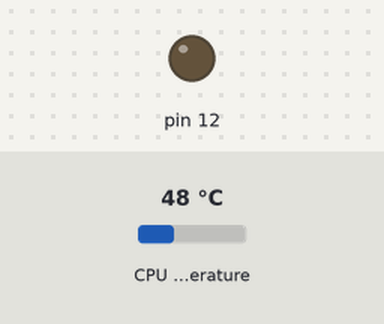
A program run on a simulated Raspberry Pi (header pin numbers). Shown: output pins drawn as LEDs (lit = HIGH). Inputs (shaded band) come from the test bench; at power-on: CPU temperature 48 °C. What the program prints to the terminal is not drawn.

Above: at 1.2 s.
1.3 s: CPU temperature set to 53 °C
3.4 s: CPU temperature set to 56 °C
At 5.3 s:
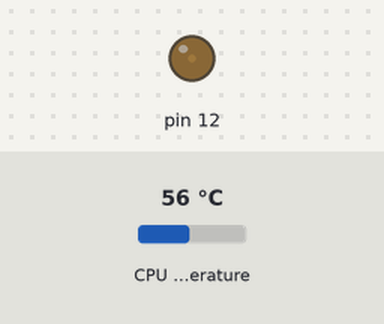
8.5 s: CPU temperature set to 31 °C
At 9.0 s:
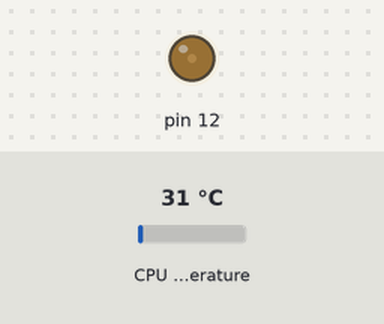
10.6 s: CPU temperature set to 58 °C
At 16.0 s:
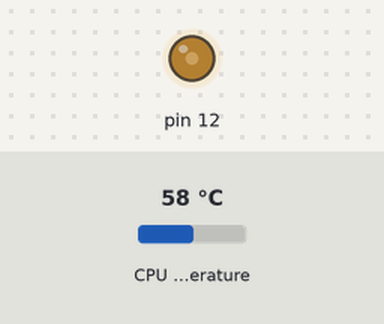
Timing chart, 0 to 24.2 s (numbered marks = the images above; inputs shaded):
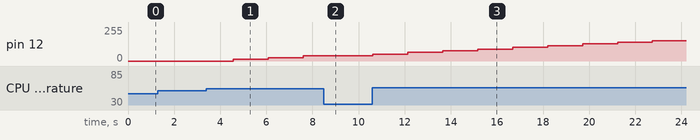

Measured:
- after the input at 1.3 s, every drawn part: stays the same
- after the input at 3.4 s, pin 12: 0/255 → 13/255 after 1.2 s, → 26/255 1.5 s later, → 38/255 1.5 s later
- after the input at 8.5 s, pin 12: stays 38/255 (without the input it goes to 51/255 after 0.61 s)

The program:

fan_control.py
```python
import RPi.GPIO as GPIO
from time import sleep
import os
import sys

from datetime import datetime


# 'Constants'
LOGGING_ENABLED = True if os.getenv('LOGGING_ENABLED') == 'True' else False

GPIO_PWM_PIN = int(os.getenv('GPIO_PWM_PIN') or 12)
INVERTED_PWM_SIGNAL = True if os.getenv('INVERTED_PWM_SIGNAL') == 'True' else False

CPU_TEMP_THRESHOLD_DEGREES = float(os.getenv('CPU_TEMP_THRESHOLD_DEGREES') or 54)
UPDATE_INTERVAL_SEC = float(os.getenv('UPDATE_INTERVAL_SEC') or 1.5)
COOLDOWN_FACTOR = 5  # How long the fan should continue spinning before slowing down (= COOLDOWN_FACTOR x UPDATE_INTERVAL_SEC)

INIT_DC = 0          # WHEN STARTING APP: FAN OFF
DC_STEP = 5
MIN_DC = float(os.getenv('MIN_DC') or 0)
MAX_DC = float(os.getenv('MAX_DC') or 100)


# Global variables
# ! Invert only on output and comparison w/ static values !
def invertDC(dc):
    return dc if INVERTED_PWM_SIGNAL is False else 100 - dc

calc_dc = invertDC(INIT_DC)


# --- Methods
def initPWM(pwm_pin):
    GPIO.setmode(GPIO.BOARD)
    GPIO.setwarnings(False)
    GPIO.setup(pwm_pin, GPIO.OUT)
    return GPIO.PWM(pwm_pin, 50)


def getPwmCalcDC():
    return calc_dc

def newSetPwmCalcDC(pwm):
    def setPwmCalcDC(next_calc_dc):
        global calc_dc
        calc_dc = next_calc_dc

        applied_dc = calc_dc
        if invertDC(applied_dc) >= MAX_DC:                                # MAX_DC
            applied_dc = invertDC(MAX_DC)
        elif (invertDC(applied_dc) != 0 and invertDC(applied_dc) <= MIN_DC):          # MIN_DC
            applied_dc = invertDC(MIN_DC)

        pwm.ChangeDutyCycle(applied_dc)
        return [calc_dc, applied_dc]
    return setPwmCalcDC


# $$$ Calc methods: required due to inversion $$$
def calcIncDC(current_dc):
    if invertDC(current_dc) < 98:
        return (current_dc + DC_STEP if INVERTED_PWM_SIGNAL is False else current_dc - DC_STEP)
    return current_dc

def calcDecDC(current_dc):
    if invertDC(current_dc) > 2:
        return (current_dc - DC_STEP if INVERTED_PWM_SIGNAL is False else current_dc + DC_STEP)
    return current_dc


def getCPUTemp():
    res = os.popen('vcgencmd measure_temp').readline()
    return float((res.replace("temp=","").replace("'C\n","")))


def logToConsole(temp, calc_dc, applied_dc):
    print('%s --- Current temp: %f ℃, calc. fan dutycycle: %f, applied dutycycle: %f' % (datetime.now().astimezone().isoformat(timespec='seconds'), temp, invertDC(calc_dc), invertDC(applied_dc)))


# --- Main program
# - Init PWM
print("Running as user '%s' on '%s'" %(os.path.split(os.path.expanduser('~'))[-1], os.uname()[1]))
print(f"{LOGGING_ENABLED=} {GPIO_PWM_PIN=} {INVERTED_PWM_SIGNAL=} {INIT_DC=} {DC_STEP=} {MIN_DC=} {MAX_DC=} {CPU_TEMP_THRESHOLD_DEGREES=} {UPDATE_INTERVAL_SEC=}")
print("\n")

try:
    pwm = initPWM(GPIO_PWM_PIN)
    pwm.start(getPwmCalcDC())

    setPwmCalcDC = newSetPwmCalcDC(pwm)
    cool_down, cpu_temp = 0, 0
    calc_dc = applied_dc = getPwmCalcDC()

    while True:
        cpu_temp = getCPUTemp()

        if (cpu_temp > CPU_TEMP_THRESHOLD_DEGREES):         # fanUp
            calc_dc, applied_dc = setPwmCalcDC(calcIncDC(calc_dc))
            cool_down = COOLDOWN_FACTOR -1
        elif (cpu_temp < CPU_TEMP_THRESHOLD_DEGREES):       # fanDown
            if cool_down == 0:
                calc_dc, applied_dc = setPwmCalcDC(calcDecDC(calc_dc))
            else:
                cool_down -= 1

        if LOGGING_ENABLED:
            logToConsole(cpu_temp, calc_dc, applied_dc)

        sleep(UPDATE_INTERVAL_SEC)

except KeyboardInterrupt:
    pwm.stop()
    GPIO.cleanup()
```
